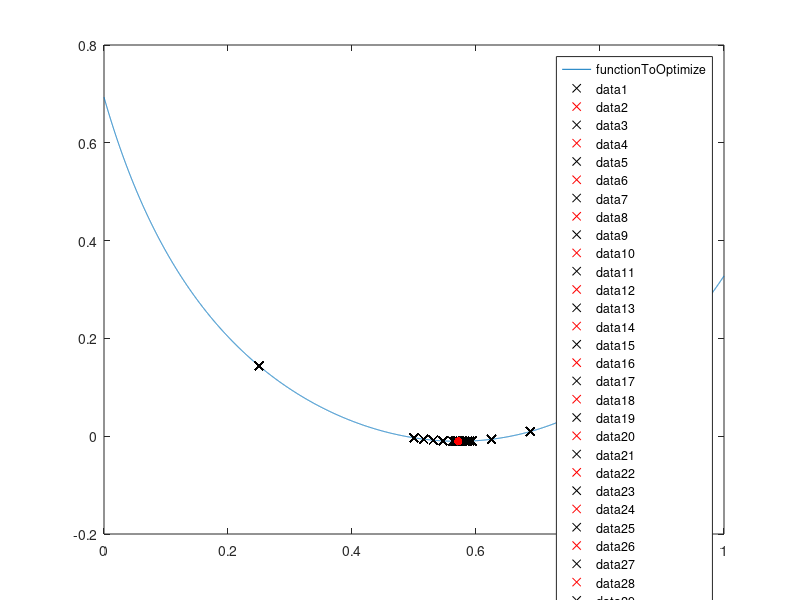

Recreate this plot in MATLAB.
function main()
    clc();

    % Установка параметров
    debugFlag = 1;
    delaySeconds = 0.8;
    intervalStart = 0;
    intervalEnd = 1;
    epsilon = 0.000001;

    % Отображение графика функции
    fplot(@functionToOptimize, [intervalStart, intervalEnd]);
    hold on;

    % Поиск оптимального значения
    [optimalX, optimalF] = optimizeFunction(intervalStart, intervalEnd, epsilon, debugFlag, delaySeconds);

    % Отображение оптимальной точки на графике
    scatter(optimalX, optimalF, 'r', 'filled');
end

function [optimalX, optimalF] = optimizeFunction(start, finish, epsilon, debugFlag, delaySeconds)
    % Инициализация переменных
    i = 0;
    delta = (finish - start) / 4;
    x0 = start;
    f0 = functionToOptimize(x0);

    plotX = [];
    plotF = [];

    % Цикл оптимизации
    while 1
        i = i + 1;
        x1 = x0 + delta;
        f1 = functionToOptimize(x1);

        if debugFlag
            fprintf('Iteration %2d: x=%.10f, f(x)=%.10f\n', i, x1, f1);

            plotX(end + 1) = x1;
            plotF(end + 1) = f1;

            clc();
            plot(plotX, plotF, 'xk');

            plot(x1, f1, 'xr');
            hold on;
            pause(delaySeconds);
        end

        % Проверка условия оптимизации
        if f0 > f1
            x0 = x1;
            f0 = f1;

            if start < x0 && x0 < finish
                continue
            else
                if abs(delta) <= epsilon
                    break;
                else
                    x0 = x1;
                    f0 = f1;
                    delta = -delta / 4;
                end
            end
        else
            if abs(delta) <= epsilon
                break;
            else
                x0 = x1;
                f0 = f1;
                delta = -delta / 4;
            end
        end
    end

    i = i + 1;
    if debugFlag
        fprintf('Iteration %2d: x=%.10f, f(x)=%.10f\n', i, x0, f0);
        fprintf('RESULT: x=%.10f, f(x)=%.10f\n', x0, f0);
        plot(plotX, plotF, 'xk');
    end

    optimalX = x0;
    optimalF = f0;
end

function y = functionToOptimize(x)
    y = exp(((x^4) + (x^2) - x + sqrt(5)) / 5) + sinh((x^3 + 21 * x + 9) / (21*x + 6)) - 3.0;
end

